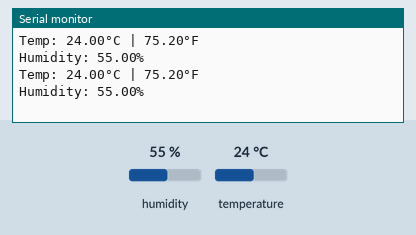
Simulated run of this sketch. Board: Arduino Uno, built with avr-gcc and run on an emulated ATmega328P. On the bench: the last lines printed to the serial monitor. The inputs (shaded band) are chosen by the test bench; at power-on: humidity 55 %, temperature 24 °C.

Above: at 2.8 s.
2.9 s: humidity set to 22 %
At 4.9 s:
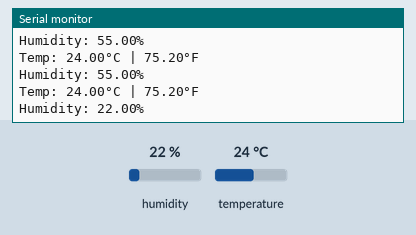
5.6 s: temperature set to 12 °C
At 7.3 s:
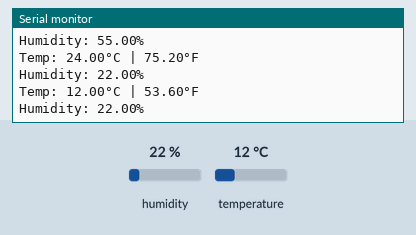
8.3 s: humidity set to 40 %
At 11.0 s:
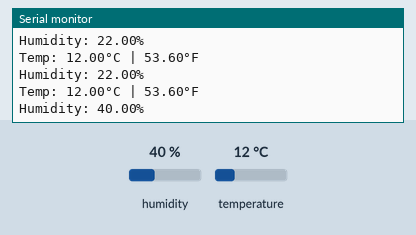
Timing chart, 0 to 12.5 s (numbered marks = the images above; inputs shaded):
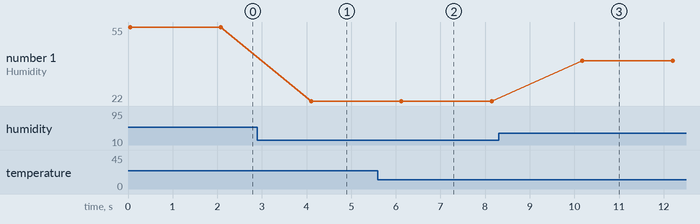

Measured:
- after the input at 2.9 s, the serial monitor: prints a new line after 1.2 s (image 1)
- after the input at 5.6 s, the serial monitor: prints a new line after 0.50 s (image 2)
- after the input at 8.3 s, the serial monitor: prints a new line after 1.9 s (image 3)
- plotted number 1: 55 → 22 after the input at 2.9 s, 22 → 40 after the input at 8.3 s

The sketch:

2nd.ino
```cpp
//#include <DHT.h> // Include library
//#define outPin 8 // Defines pin number to which the sensor is connected
//DHT dht; // Creates a DHT object
//void setup()
//{
//Serial.begin(9600); // initialize serial communication at 9600 bits per second
//}
//void loop()
//{
//int readData = dht.read11(outPin);
//float t = dht.temperature; // Read temperature
//float h = dht.humidity; // Read humidity
//Serial.print("Temperature = ");
//Serial.print(t);
//Serial.print("°C | ");
//Serial.print((t*9.0)/5.0+32.0); // Convert celsius to fahrenheit
//Serial.println("°F ");
//Serial.print("Humidity = ");
//Serial.print(h);
//Serial.println("% ");
//Serial.println("");
//delay(2000); // wait two seconds
//}


//#include <DHT.h>  // Include the DHT library
//
//#define DHTPIN 8      // Defines the pin number to which the sensor is connected
//#define DHTTYPE DHT11 // Define the sensor type (DHT11, DHT22, or DHT21)
//
//// Create a DHT object with the correct constructor
//DHT dht(DHTPIN, DHTTYPE);
//
//void setup() {
//  Serial.begin(9600); // Initialize serial communication
//  dht.begin();        // Initialize the DHT sensor
//}
//
//void loop() {
//  float h = dht.readHumidity();       // Read humidity
//  float t = dht.readTemperature();    // Read temperature in Celsius
//
//  // Check if the sensor reading failed
//  if (isnan(h) || isnan(t)) {
//    Serial.println("Failed to read from DHT sensor!");
//    return;
//  }
//
//  Serial.print("Temperature = ");
//  Serial.print(t);
//  Serial.print("°C | ");
//  Serial.print((t * 9.0) / 5.0 + 32.0); // Convert Celsius to Fahrenheit
//  Serial.println("°F ");
//
//  Serial.print("Humidity = ");
//  Serial.print(h);
//  Serial.println("% ");
//
//  Serial.println(""); // Newline for readability
//
//  delay(2000); // Wait two seconds before next reading
//}


#include <DHT.h>

#define DHTPIN 8      // Sensor connected to pin 8
#define DHTTYPE DHT11 // DHT sensor type

DHT dht(DHTPIN, DHTTYPE); // Create DHT object

void setup() {
  Serial.begin(9600);
  dht.begin();
}

void loop() {
  float t = dht.readTemperature(); // Read temperature (Celsius)
  float h = dht.readHumidity();    // Read humidity

  Serial.print("Temp: ");
  Serial.print(t);
  Serial.print("°C | ");
  Serial.print(t * 9 / 5 + 32); // Convert to Fahrenheit
  Serial.println("°F");

  Serial.print("Humidity: ");
  Serial.print(h);
  Serial.println("%");

  delay(2000); // Wait 2 seconds
}
```
